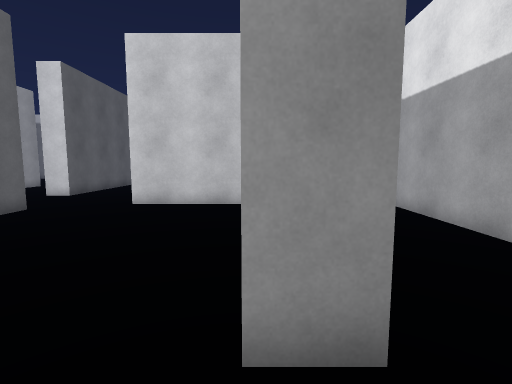
View 1 (above)

19 first-person views from a walk through a 3-D level made in the Unity game engine. The camera is 1.4 m above the floor, tilts 6° down and sees 85° across. The floor is counted in squares, 1 m on a side. Each view is taken from the middle of a square. On the plan, view 1 faces up. The plan holds only what a view shows up to about 14 squares ahead; the rest is blank. The place goes on beyond the plan. The player is left out. Some animated figures are left out.

View 2
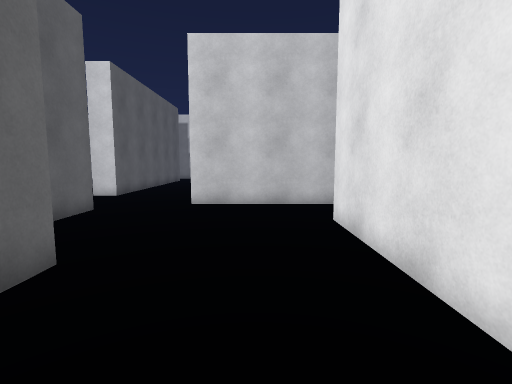

View 3
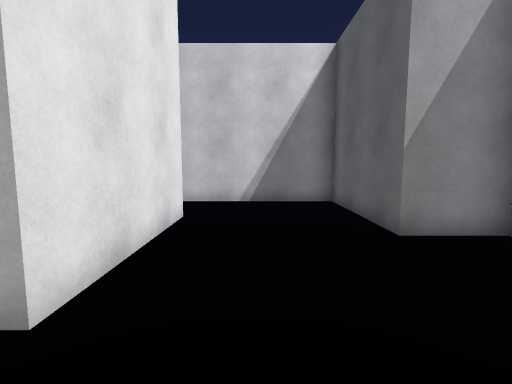

View 4
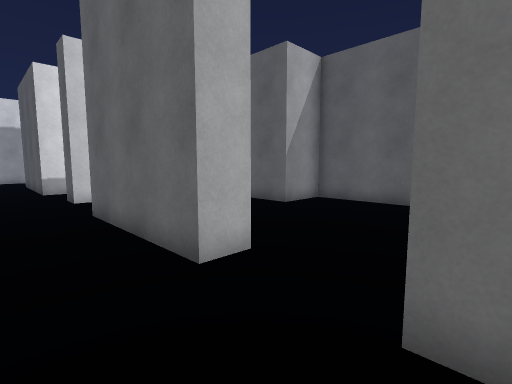

View 5
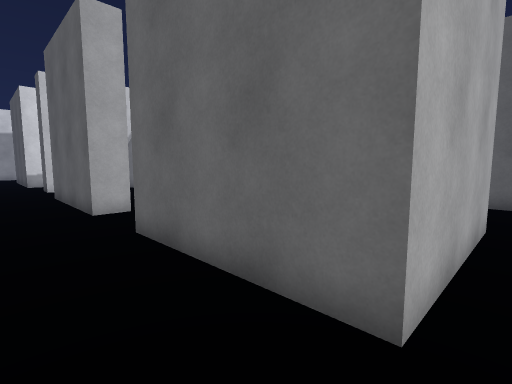

View 6
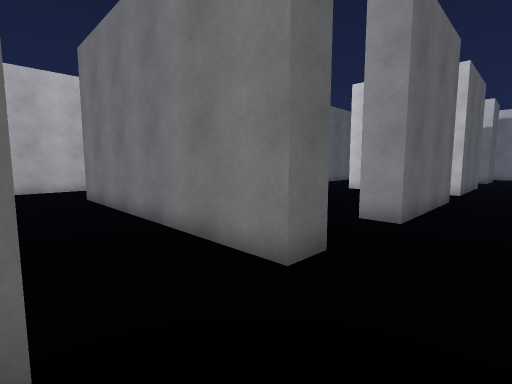

View 7
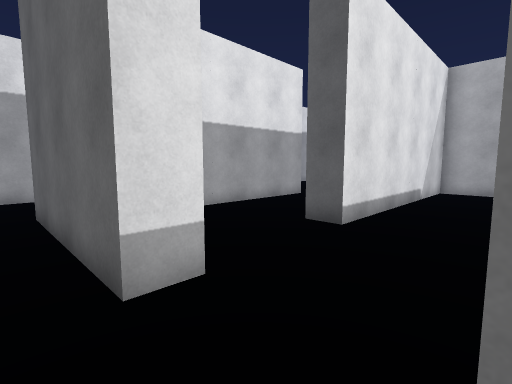

View 8
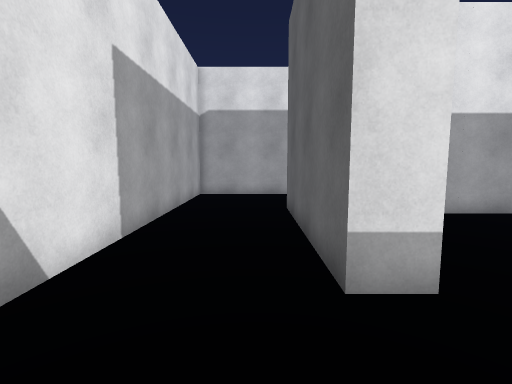

View 9
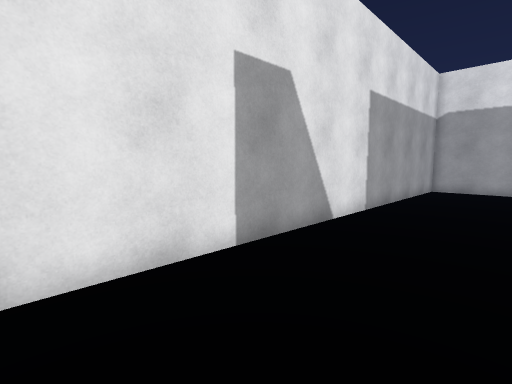

View 10
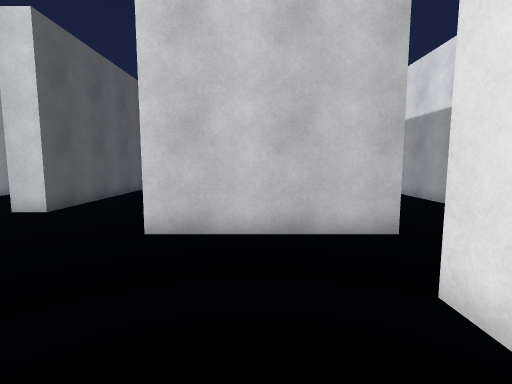

View 11
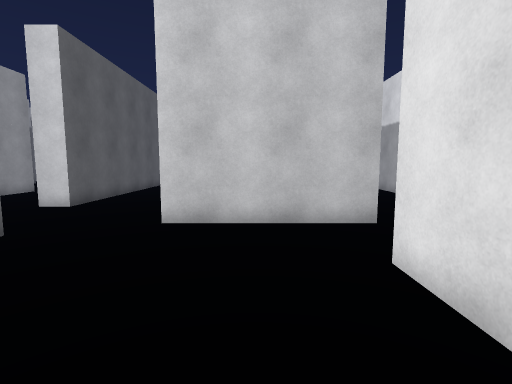

View 12
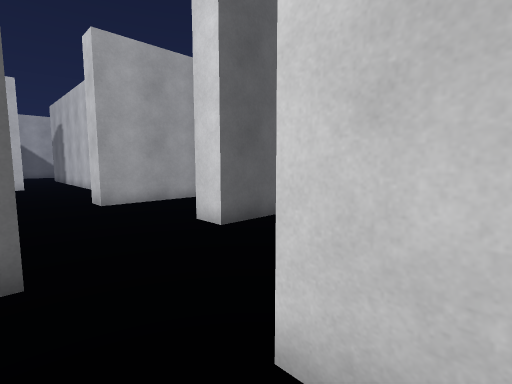

View 13
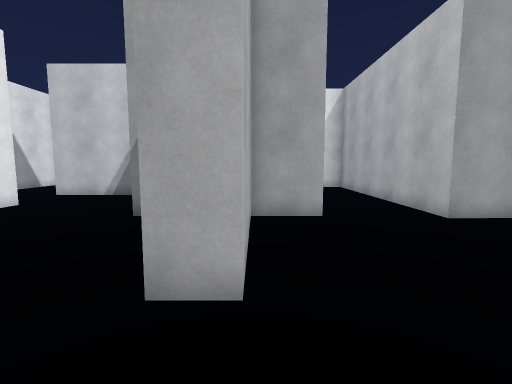

View 14
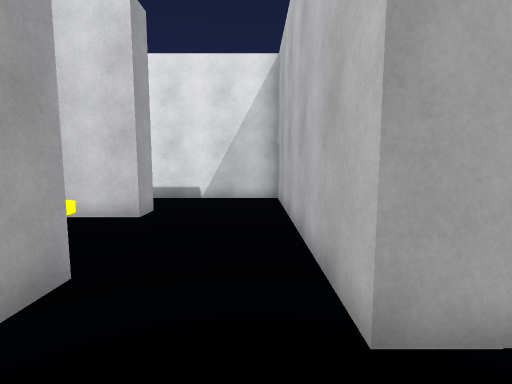

View 15
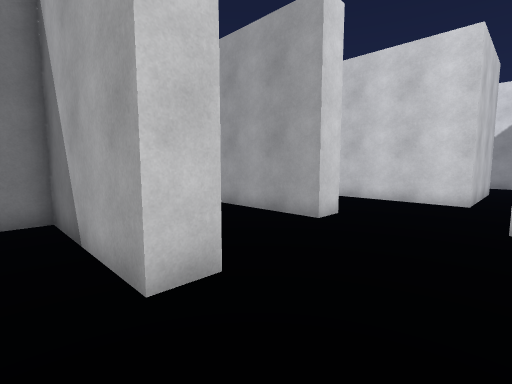

View 16
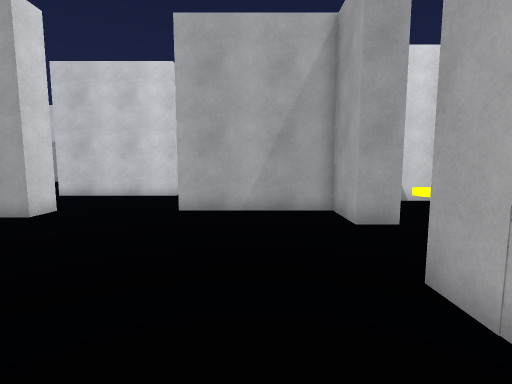

View 17
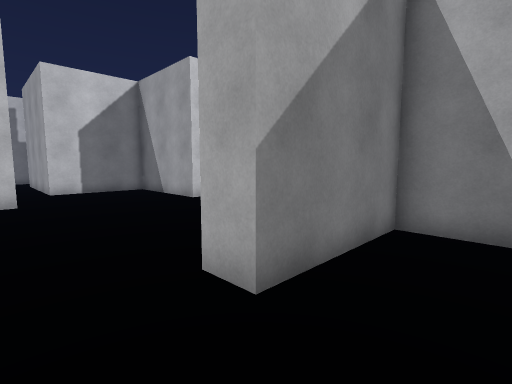

View 18
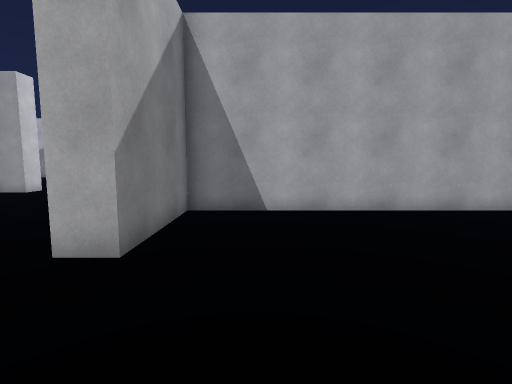

View 19
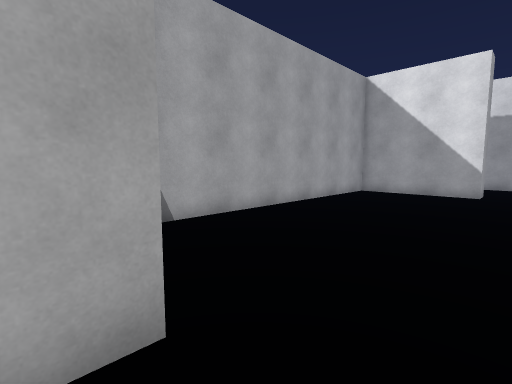

### Floor plan
Points are (right, up) in squares from view 1. A wall is a line through its corners. A room is listed if a view was taken in it or the views show most of it. See-through windows are left out.
Room 1 (views 1, 2, 3, 9, 10, 11, 12)
walls: (0.8, 1.8) (-0.1, 1.8) (-0.1, 6.8) (0.8, 6.8); (-6.9, 8.3) (-6.9, 3.7) (-4.8, 3.7) (-4.8, -1.1) (0.8, -1.1); (0.8, 9.4) (-4.2, 9.4) (-4.2, 10.4)
ways out: opening at (0.5, 0.5) to room 2; opening at (0.5, 8.5) to room 2
Room 2 (views 4, 5, 6, 7, 8, 13, 14, 15, 16, 17, 18, 19)
walls: (-9.8, 2.6) (-9.8, 3.7) (-7.9, 3.7) (-7.9, 8.3) (-6.9, 8.3); (-14.5, 4) (-12.9, 4) (-12.9, -5.1); (-12.9, -4.9) (-3.8, -4.9) (-3.8, -6.1); (-5.8, -0.5) (-5.8, 0.8); (-8.6, -9.6) (-3.1, -9.6); (-18.6, -10.6) (-18.6, -9.6) (-13.9, -9.6) (-13.9, 3) (-18, 3) (-18, 4.1); (0.8, -1.1) (0.8, -2.1) (-8.9, -2.1) (-8.9, -1.1) (-7.1, -1.1); (0, -4.9) (1, -4.9) (1, -10.8); (-4.2, 10.4) (-4.2, 14.4) (0.8, 14.4) (0.8, 9.4); (-21.2, 9.8) (-21.2, 9.2); (-19.1, 12.2) (-19.6, 12.2); (0.8, 6.8) (0.8, 1.8); (-19.2, -14.5) (-18.5, -14.5); (-12.9, 16.6) (-12.9, 10.8) (-13.9, 10.8) (-13.9, 15.6) (-18, 15.6) (-18, 16.6); (4.5, 4.8) (4.5, 9); (-7.9, 17.5) (-7.9, 11.8) (-8.9, 11.8) (-8.9, 15.9); (0.5, -14.5) (4.5, -14.5) (4.5, 1); (4.5, 13.5) (4.5, 17.1)
ways out: opening at (0.5, 0.5) to room 1; opening at (0.5, 8.5) to room 1
objects: yellow disc (-9, 1) to (-8, 1)

Where each view was taken, in squares from view 1:
view 1: 0 up, 0 right, facing up
view 2: 0 up, 2 left, facing up
view 3: 9 up, 2 left, facing down
view 4: 10 up, 3 right, facing down-left
view 5: 15 up, 3 right, facing down-left
view 6: 5 down, 3 right, facing up-left
view 7: 2 down, 2 right, facing down-left
view 8: 2 down, 2 right, facing down
view 9: 1 up, 1 right, facing down-right
view 10: 4 up, 2 left, facing up
view 11: 3 up, 2 left, facing up
view 12: 8 up, 3 left, facing up-left
view 13: 11 up, 8 left, facing down
view 14: 6 up, 12 left, facing down
view 15: 8 up, 15 left, facing up-right
view 16: 6 up, 16 left, facing right
view 17: 1 up, 20 left, facing up-right
view 18: 1 up, 22 left, facing right
view 19: 4 up, 20 left, facing down-right
